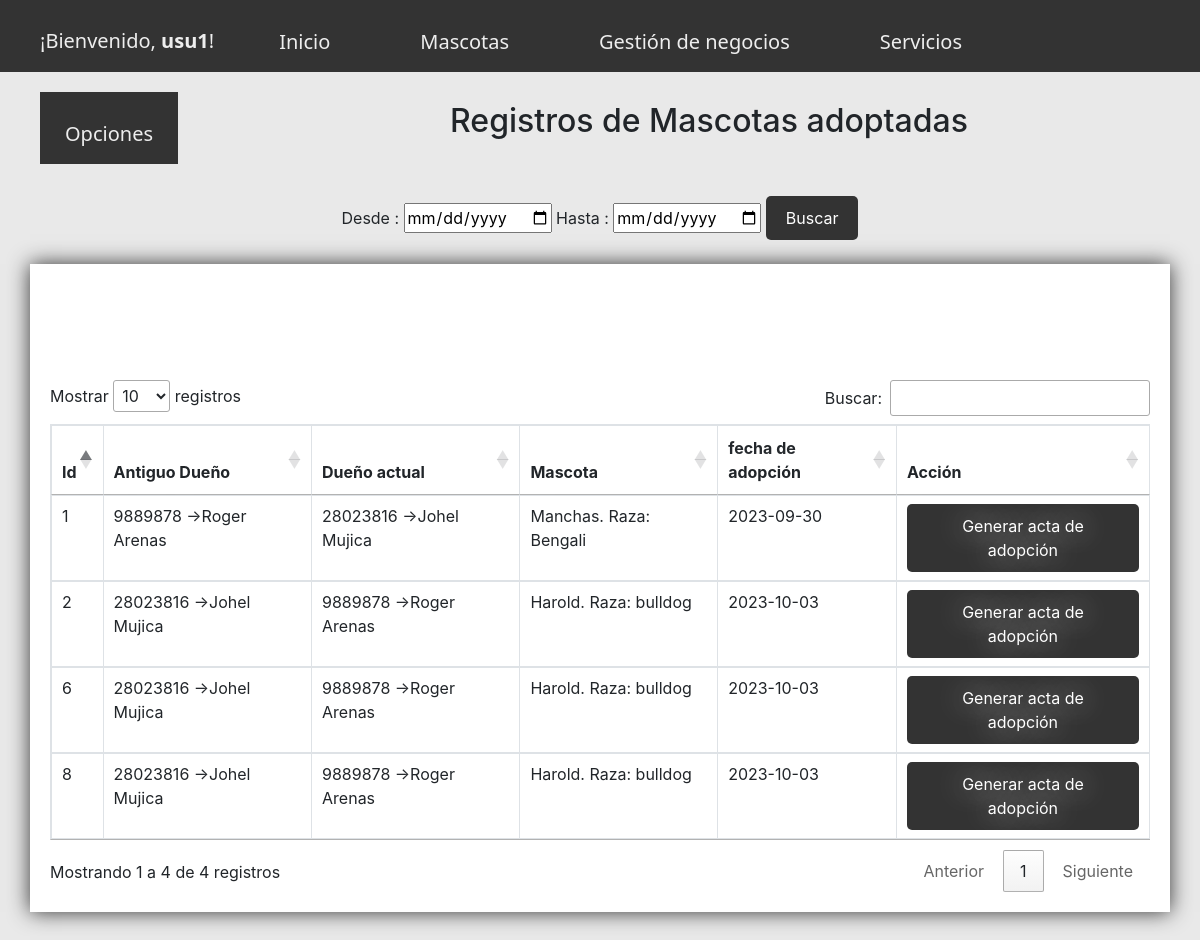
/VerMascotasAdoptadas.php (signed in), run on the app's committed database.
### tables this page shows
CREATE TABLE `adopcion` (
  `id` int(11) NOT NULL AUTO_INCREMENT,
  `id_perro` int(11) NOT NULL,
  `id_dueno_uno` int(11) NOT NULL,
  `id_dueno_dos` int(11) NOT NULL,
  `fecha` date NOT NULL,
  PRIMARY KEY (`id`),
  KEY `id_perro` (`id_perro`),
  KEY `id_dueno_uno` (`id_dueno_uno`),
  KEY `id_dueno_dos` (`id_dueno_dos`),
  CONSTRAINT `adopcion_ibfk_1` FOREIGN KEY (`id_perro`) REFERENCES `perro` (`id_perro`),
  CONSTRAINT `adopcion_ibfk_2` FOREIGN KEY (`id_dueno_uno`) REFERENCES `cliente` (`id_cliente`),
  CONSTRAINT `adopcion_ibfk_3` FOREIGN KEY (`id_dueno_dos`) REFERENCES `cliente` (`id_cliente`)
);

CREATE TABLE `cliente` (
  `id_cliente` int(55) NOT NULL,
  `nombre_cliente` varchar(99) NOT NULL,
  `apellido_cliente` varchar(20) NOT NULL,
  `telefono_cliente` varchar(19) NOT NULL,
  `c_check` int(11) NOT NULL DEFAULT '0',
  PRIMARY KEY (`id_cliente`)
);

CREATE TABLE `perro` (
  `id_perro` int(20) NOT NULL AUTO_INCREMENT,
  `indice` int(11) NOT NULL,
  `nombre_perro` varchar(99) NOT NULL,
  `tipo` varchar(10) NOT NULL,
  `raza_perro` varchar(99) NOT NULL,
  `observaciones` text NOT NULL,
  `m_check` int(11) NOT NULL DEFAULT '0',
  PRIMARY KEY (`id_perro`)
);

### VerMascotasAdoptadas.php (the view, shortened to what this page needs)
<?php
	include 'top.php';
$c = new SelectDatos();
$conectar= $c->Buscador();
?>
<?php
	$sentencia = $conectar->query("SELECT * FROM adopcion a INNER JOIN perro p on a.id_perro = p.id_perro order by id desc");
                               $resultado = $sentencia->fetchAll(PDO::FETCH_OBJ);
 	?>
<!DOCTYPE html>
<html lang="es">
<head>
</head>
	<link rel="stylesheet" href="./css/bootstrap.css">
<link rel="stylesheet" href="./css/body.css">
<link rel="stylesheet" href="./css/top.css">
<body style="background-color: #e9e9e9">
	<h2 class="centrado">Registros de Mascotas adoptadas</h2>
<br>
	<form action="" class="centrado" method="post">
           <br>
                <div class="">
                	<label>Desde :</label>
				<input type="date" name="dt1">
				<label>Hasta :</label>
				<input type="date" name="dt2">
				<input type="submit" class="info" name="btn_buscar" value="Buscar">
                </div>
	</form>
			<br>
   <div class="container" style="margin-bottom: 50px; padding: 20px; background-color: #fff; text-shadow: 0 0 30px #fff;
			       box-shadow: 0 0 20px #333; height:30% ">
<table class="table table-bordered" style="padding-bottom: 0%" id="tabla_maa">
	<thead>
			<tr class="head">
				<th class="formularioesp2">Id</th>
				<th class="formularioesp2">Antiguo Dueño</th>
				<th class="formularioesp2">Dueño actual</th>
				<th class="formularioesp2">Mascota</th>
				<th class="formularioesp2">fecha de adopción</th>
				<th class="formularioesp2">Acción</th>
</tr>
</thead>
<?php
foreach ($resultado as $adop) {
                              $sentencia = $conectar->query("SELECT * FROM cliente where id_cliente = '$adop->id_dueno_uno'");
                              $resuluno = $sentencia->fetchAll(PDO::FETCH_OBJ);
                              foreach ($resuluno as $duenouno) {
                              $sentencia = $conectar->query("SELECT * FROM cliente where id_cliente = '$adop->id_dueno_dos'");
                             $resuldos = $sentencia->fetchAll(PDO::FETCH_OBJ);
                              foreach ($resuldos as $duenodos) {
                                ?>
                                <tr>
                    <td class="formularioesp"><?php echo $adop->id; ?></td>
                    <td class="formularioesp"><?php echo $adop->id_dueno_uno." ->".$duenouno->nombre_cliente." ".$duenouno->apellido_cliente; ?></td>
                    <td class="formularioesp"><?php echo $adop->id_dueno_dos." ->".$duenodos->nombre_cliente." ".$duenodos->apellido_cliente; ?></td>
					<td class="formularioesp"><?php echo $adop->nombre_perro.". Raza: ".$adop->raza_perro; ?></td>
					<td class="formularioesp"><?php echo $adop->fecha; ?></td>
					<td class="formularioesp"><a href="GenerarActaDeAdopcion.php?id=<?php echo $adop->id; ?>" class="info" >Generar acta de adopción</a></td>
					<br>
					<?php }
				             }
			                    }
			?>
		</tr>
			</table>
            </div>
</body>
</html>

### css/body.css (style rules this page uses)
.centrado { text-align: center; }
.formularioesp { border: 1px solid #5c9b9c; margin-top: 5px; margin-bottom: 5px; }
.formularioesp2 { border: 1px solid black; margin-top: 5px; margin-bottom: 5px; }

### css/top.css (style rules this page uses)
.info { display: inline-block; padding:10px 20px; background-color: #333; color: white; text-align: center; border: none; border-radius:5px; cursor: pointer; text-decoration: none; }

### DataTables/datatables.css (style rules this page uses)
:root { --dt-row-selected: 13, 110, 253; --dt-row-selected-text: 255, 255, 255; --dt-row-selected-link: 9, 10, 11; --dt-row-stripe: 0, 0, 0; --dt-row-hover: 0, 0, 0; --dt-column-ordering: 0, 0, 0; --dt-html-background: white; }
table.dataTable thead > tr > th.sorting, table.dataTable thead > tr > th.sorting_asc, table.dataTable thead > tr > th.sorting_desc, table.dataTable thead > tr > th.sorting_asc_disabled, table.dataTable thead > tr > th.sorting_desc_disabled, table.dataTable thead > tr > td.sorting, table.dataTable thead > tr > td.sorting_asc, table.dataTable thead > tr > td.sorting_desc, table.dataTable thead > tr > td.sorting_asc_disabled, table.dataTable thead > tr > td.sorting_desc_disabled { cursor: pointer; position: relative; padding-right: 26px; }
table.dataTable thead > tr > th.sorting:before, table.dataTable thead > tr > th.sorting:after, table.dataTable thead > tr > th.sorting_asc:before, table.dataTable thead > tr > th.sorting_asc:after, table.dataTable thead > tr > th.sorting_desc:before, table.dataTable thead > tr > th.sorting_desc:after, table.dataTable thead > tr > th.sorting_asc_disabled:before, table.dataTable thead > tr > th.sorting_asc_disabled:after, table.dataTable thead > tr > th.sorting_desc_disabled:before, table.dataTable thead > tr > th.sorting_desc_disabled:after, table.dataTable thead > tr > td.sorting:before, table.dataTable thead > tr > td.sorting:after, table.dataTable thead > tr > td.sorting_asc:before, table.dataTable thead > tr > td.sorting_asc:after, table.dataTable thead > tr > td.sorting_desc:before, table.dataTable thead > tr > td.sorting_desc:after, table.dataTable thead > tr > td.sorting_asc_disabled:before, table.dataTable thead > tr > td.sorting_asc_disabled:after, table.dataTable thead > tr > td.sorting_desc_disabled:before, table.dataTable thead > tr > td.sorting_desc_disabled:after { position: absolute; display: block; opacity: 0.125; right: 10px; line-height: 9px; font-size: 0.8em; }
table.dataTable thead > tr > th.sorting:before, table.dataTable thead > tr > th.sorting_asc:before, table.dataTable thead > tr > th.sorting_desc:before, table.dataTable thead > tr > th.sorting_asc_disabled:before, table.dataTable thead > tr > th.sorting_desc_disabled:before, table.dataTable thead > tr > td.sorting:before, table.dataTable thead > tr > td.sorting_asc:before, table.dataTable thead > tr > td.sorting_desc:before, table.dataTable thead > tr > td.sorting_asc_disabled:before, table.dataTable thead > tr > td.sorting_desc_disabled:before { bottom: 50%; content: "▲"; content: "▲"/""; }
table.dataTable thead > tr > th.sorting:after, table.dataTable thead > tr > th.sorting_asc:after, table.dataTable thead > tr > th.sorting_desc:after, table.dataTable thead > tr > th.sorting_asc_disabled:after, table.dataTable thead > tr > th.sorting_desc_disabled:after, table.dataTable thead > tr > td.sorting:after, table.dataTable thead > tr > td.sorting_asc:after, table.dataTable thead > tr > td.sorting_desc:after, table.dataTable thead > tr > td.sorting_asc_disabled:after, table.dataTable thead > tr > td.sorting_desc_disabled:after { top: 50%; content: "▼"; content: "▼"/""; }
table.dataTable thead > tr > th.sorting_asc:before, table.dataTable thead > tr > th.sorting_desc:after, table.dataTable thead > tr > td.sorting_asc:before, table.dataTable thead > tr > td.sorting_desc:after { opacity: 0.6; }
table.dataTable thead th, table.dataTable thead td, table.dataTable tfoot th, table.dataTable tfoot td { text-align: left; }
table.dataTable { width: 100%; margin: 0 auto; clear: both; border-collapse: separate; border-spacing: 0; }
table.dataTable thead th, table.dataTable tfoot th { font-weight: bold; }
table.dataTable > thead > tr > th, table.dataTable > thead > tr > td { padding: 10px; border-bottom: 1px solid rgba(0, 0, 0, 0.3); }
table.dataTable tbody tr { background-color: transparent; }
table.dataTable tbody th, table.dataTable tbody td { padding: 8px 10px; }
table.dataTable.no-footer { border-bottom: 1px solid rgba(0, 0, 0, 0.3); }
table.dataTable th, table.dataTable td { box-sizing: content-box; }

### data on the page
adopcion: id "8", id_dueno_uno "28023816", id_dueno_dos "9889878", fecha "2023-10-03"
cliente: nombre_cliente "Johel", apellido_cliente "Mujica"
cliente: nombre_cliente "Roger", apellido_cliente "Arenas"
perro: nombre_perro "Harold", raza_perro "bulldog"
adopcion: id "6", id_dueno_uno "28023816", id_dueno_dos "9889878", fecha "2023-10-03"
adopcion: id "2", id_dueno_uno "28023816", id_dueno_dos "9889878", fecha "2023-10-03"
adopcion: id "1", id_dueno_uno "9889878", id_dueno_dos "28023816", fecha "2023-09-30"
perro: nombre_perro "Manchas", raza_perro "Bengali"

### other printed values
$_SESSION['username'] "usu1"
